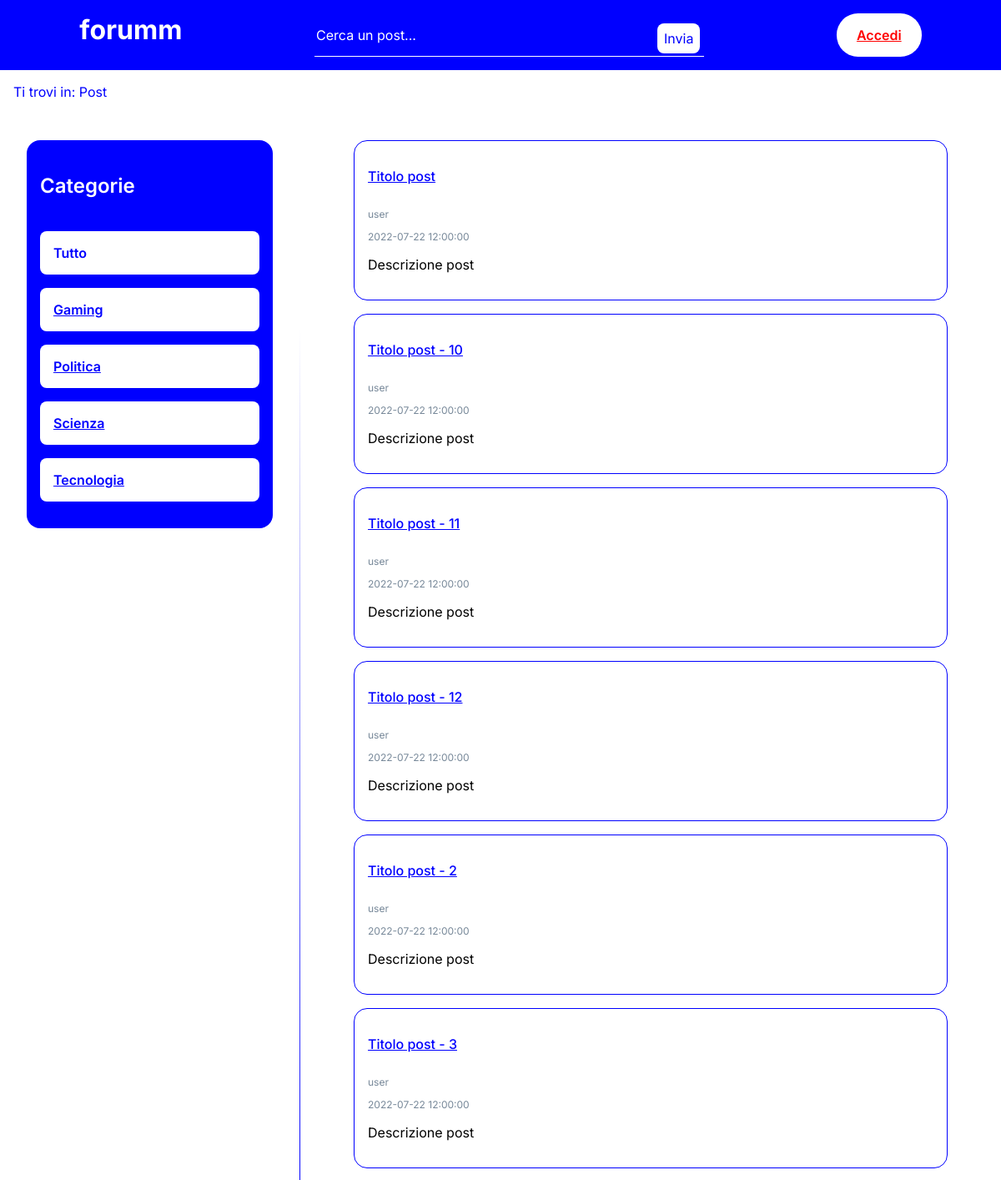
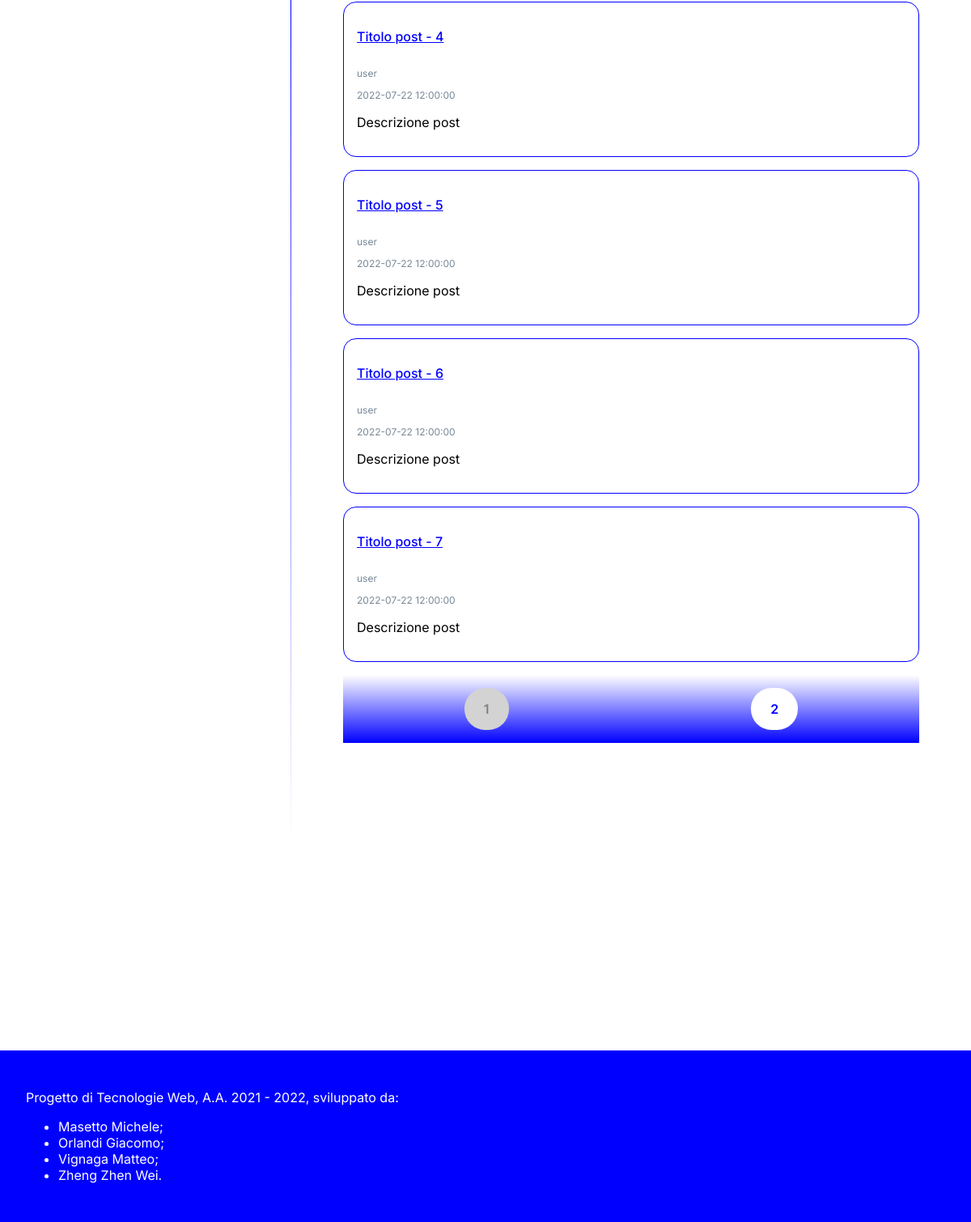
The page / on the database its author committed (2 pictures, top to bottom).
### tables this page shows
CREATE TABLE `POST` (
    `title` varchar(319) NOT NULL,
    `user` varchar(319) NOT NULL,
    `category` varchar(319) NOT NULL,
    `date` timestamp NOT NULL DEFAULT current_timestamp(),
    `description` varchar(319) NOT NULL
);

### utils/dbConnection.php (called while the page is built, shortened)
<?php
class DBAccess {
    private $connection;
    public function openDBConnection() {
        $this->connection = mysqli_connect(
            DBAccess::HOST_DB,
            DBAccess::USERNAME,
            DBAccess::PASSWORD,
            DBAccess::DATABASE_NAME
        );
        if ($this->connection)
            mysqli_query($this->connection, "SET lc_time_names = 'it_IT'");
        return $this->connection;
    }
    private function query($query) {
        $queryResult = mysqli_query($this->connection, $query);
        $result = array();
        while ($row = mysqli_fetch_assoc($queryResult)) {
            $result[] = $row;
        }
        return $result;
    }
    public function getPostByCategory($category) {
        $query = "SELECT * FROM `POST` WHERE `category`='$category'";
        return $this->query($query);
    }
    public function getPostByCategoryByPage($category, $page) {
        $page = ($page - 1) * 10;
        $nextPage = $page + 10;
        $query = "SELECT `P1`.`title`, `P1`.`user`, `P1`.`date`, `P1`.`description`
            FROM (
                SELECT *
                FROM `POST`
                WHERE `category`='$category'
                LIMIT $nextPage
            ) AS `P1` LEFT JOIN (
                SELECT title
                FROM `POST`
                WHERE `category`='$category'
                LIMIT $page
            ) AS `P2` ON `P1`.`title`=`P2`.`title`
            WHERE `P2`.`title` IS NULL";
        return $this->query($query);
    }
}
?>

### utils/utilityFunctions.php (called while the page is built, shortened)
<?php
class UtilityFunctions {
    public static function replace($url, $array) {
        $html = file_get_contents($url);
        return UtilityFunctions::replaceFromHTML($html, $array);
    }
    public static function replaceFromHTML($html, $array) {
        foreach ($array as $key => $value)
            $html = str_replace($key, $value, $html);
        return $html;
    }
}
?>

### index.php (the view, shortened to what this page needs)
<?php
require_once "./utils/dbConnection.php";
require_once "./utils/utilityFunctions.php";
$db = new DBAccess();
$dbConnection = $db->openDBConnection();
$HTMLPost = "";
$HTMLPagination = "";
if ($dbConnection) {
    $category = $_GET["category"] ? mysqli_real_escape_string($dbConnection, $_GET["category"]) : "all";
    $HTMLPagination .= "<input type='text' name='category' value='$category' />";
    $page = $_GET["page"] ? mysqli_real_escape_string($dbConnection, $_GET["page"]) : '1';
    $page = intval($page);
    $post = $db->getPostByCategoryByPage(
        $category !== "all" ? $category : "' OR ''='",
        $page
    );
    foreach ($post as $p) {
        $HTMLPost .= "<div class='post'>
            <h3>
                <a href='commenti/?title={$p["title"]}'>{$p["title"]}</a>
            </h3>
            <p class='author'>{$p["user"]}</p>
            <p class='date'>{$p["date"]}</p>
            <p>{$p["description"]}</p>
        </div>";
    }
    $post = $db->getPostByCategory($category !== "all" ? $category : "' OR ''='");
    for ($pagination = 1; $pagination <= (count($post) / 10) + 1; ++$pagination) {
        $HTMLPagination .= "<input
            type='submit'
            name='page'
            value=$pagination
            class='button'
            ".($pagination === $page ? "disabled='disabled'" : "")."
        />";
    }
}
echo UtilityFunctions::replace(
    "post/post.html",
    ["<post />" => $HTMLPost, "<pages />" => $HTMLPagination]
);
?>

### index.css (style rules this page uses)
* { font-family: 'Inter', sans-serif; font-size: 1em; box-sizing: border-box; border: 0; }
body { margin: 0; }
h1 { font-size: 2em; font-weight: 700; }
h2 { font-size: 1.5em; font-weight: 600; }
h3 { font-size: 1em; font-weight: 500; }
h1, h2, h3 { display: inline-block; margin: 1em 0; }
a { color: blue; }
body { display: grid; grid-template-columns: 30% 70%; grid-template-rows: auto auto 100vh auto; grid-template-areas: "header header" "breadcrumb breadcrumb" "sidebar main" "footer footer"; }
#sidebar, #content, #footer { padding: 2em; }
.button { padding: 1em 1.5em; border-radius: 1.6em; font-weight: 600; color: blue; background-color: white; }
input.button:not(:disabled) { cursor: pointer; }
input:disabled.button { background-color: lightgray; color: gray; }
#header { display: flex; flex-direction: row; flex-wrap: nowrap; justify-content: space-around; grid-area: header; padding: 1em; color: white; background-color: blue; }
#title > h1 { margin: 0; }
#search { position: relative; width: 40%; border-bottom: 1px solid white; }
#search-input { width: 75%; background-color: blue; color: white; caret-color: white; }
#search-input::placeholder { color: white; opacity: 1; }
#search-submit { position: relative; bottom: -1em; width: 23%; padding: .1em 0; }
#search-submit > input { position: absolute; bottom: 0; right: 0; padding: .5em; background-color: white; color: blue; border-radius: .5em; cursor: pointer; }
#search-input, #search-submit { display: inline-block; }
#login { color: blue; background-color: white; }
#breadcrumb { grid-area: breadcrumb; padding: 0 1em; color: blue; }
#sidebar { grid-area: sidebar; border-image: linear-gradient(white 10%, blue 50%, white 90%) 1 100%; border-right: 1px solid; }
#sidebar > * { margin-bottom: 1em; padding: 1em; border-radius: 1em; }
#categories { color: white; background-color: blue; }
#categories ul { margin: 0; padding: 0; list-style-type: none; color: blue; font-weight: 600; }
#categories li { margin: 1em 0; padding: 1em; border-radius: .5em; background-color: white; }
#content { grid-area: main; padding: 2em 4em; }
#content > div { height: 100%; overflow-y: scroll; }
#footer { grid-area: footer; background-color: blue; color: white; }

### post/post.css (style rules this page uses)
#post > form { position: sticky; bottom: 0; display: flex; justify-content: space-around; flex-wrap: wrap; background-image: linear-gradient(rgba(0, 0, 255, 0), rgba(0, 0, 255, 1)); }
#pagination > input[type='submit'] { margin: 1em; }
.post { margin-bottom: 1em; padding: 1em; border: 1px solid blue; border-radius: 1em; }
.author, .date { font-size: .75em; color: lightslategray; }

### mini.css (style rules this page uses)
* { font-size: .95em; }
body { display: grid; grid-template-rows: auto auto auto 100vh auto; grid-template-columns: auto; grid-template-areas: "header" "breadcrumb" "sidebar" "main" "footer"; }
#sidebar { border-image: linear-gradient(to left, white 25%, blue 50%, white 75%) 100; border-right: 0; border-bottom: 1px solid; }
#categories li { display: inline-block; width: 19%; text-align: center; }

### rows shown on the page
post: title "Titolo post", user "user", date "2022-07-22 12:00:00", description "Descrizione post"
post: title "Titolo post - 10", user "user", date "2022-07-22 12:00:00", description "Descrizione post"
post: title "Titolo post - 11", user "user", date "2022-07-22 12:00:00", description "Descrizione post"
post: title "Titolo post - 12", user "user", date "2022-07-22 12:00:00", description "Descrizione post"
post: title "Titolo post - 2", user "user", date "2022-07-22 12:00:00", description "Descrizione post"
post: title "Titolo post - 3", user "user", date "2022-07-22 12:00:00", description "Descrizione post"
post: title "Titolo post - 4", user "user", date "2022-07-22 12:00:00", description "Descrizione post"
post: title "Titolo post - 5", user "user", date "2022-07-22 12:00:00", description "Descrizione post"
post: title "Titolo post - 6", user "user", date "2022-07-22 12:00:00", description "Descrizione post"
post: title "Titolo post - 7", user "user", date "2022-07-22 12:00:00", description "Descrizione post"
